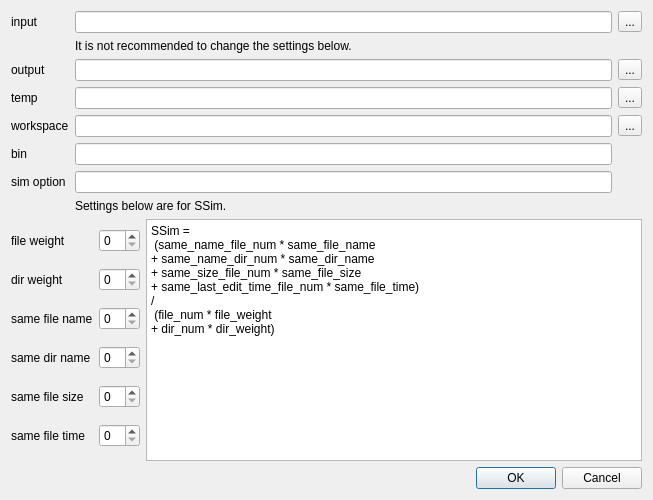
<?xml version="1.0" encoding="UTF-8"?>
<ui version="4.0">
 <class>NewDialog</class>
 <widget class="QDialog" name="NewDialog">
  <property name="geometry">
   <rect>
    <x>0</x>
    <y>0</y>
    <width>653</width>
    <height>500</height>
   </rect>
  </property>
  <property name="windowTitle">
   <string>Dialog</string>
  </property>
  <layout class="QGridLayout" name="gridLayout">
   <item row="0" column="0">
    <layout class="QGridLayout" name="gridLayout_1">
     <item row="6" column="0">
      <widget class="QLabel" name="simOptionLabel">
       <property name="text">
        <string>sim option</string>
       </property>
      </widget>
     </item>
     <item row="3" column="3">
      <widget class="QToolButton" name="tempToolButton">
       <property name="text">
        <string>...</string>
       </property>
      </widget>
     </item>
     <item row="6" column="2">
      <widget class="QLineEdit" name="simOptionLineEdit">
       <property name="text">
        <string/>
       </property>
       <property name="readOnly">
        <bool>true</bool>
       </property>
      </widget>
     </item>
     <item row="0" column="2">
      <widget class="QLineEdit" name="inputLineEdit">
       <property name="text">
        <string/>
       </property>
      </widget>
     </item>
     <item row="1" column="2">
      <widget class="QLabel" name="label_1">
       <property name="text">
        <string>It is not recommended to change the settings below.</string>
       </property>
      </widget>
     </item>
     <item row="0" column="0">
      <widget class="QLabel" name="inputLabel">
       <property name="text">
        <string>input</string>
       </property>
      </widget>
     </item>
     <item row="7" column="2">
      <widget class="QLabel" name="label_2">
       <property name="text">
        <string>Settings below are for SSim.</string>
       </property>
      </widget>
     </item>
     <item row="0" column="3">
      <widget class="QToolButton" name="inputToolButton">
       <property name="text">
        <string>...</string>
       </property>
      </widget>
     </item>
     <item row="4" column="3">
      <widget class="QToolButton" name="workspaceToolButton">
       <property name="text">
        <string>...</string>
       </property>
      </widget>
     </item>
     <item row="2" column="2">
      <widget class="QLineEdit" name="outputLineEdit">
       <property name="text">
        <string/>
       </property>
      </widget>
     </item>
     <item row="3" column="2">
      <widget class="QLineEdit" name="tempLineEdit">
       <property name="text">
        <string/>
       </property>
      </widget>
     </item>
     <item row="3" column="0">
      <widget class="QLabel" name="tempLabel">
       <property name="text">
        <string>temp</string>
       </property>
      </widget>
     </item>
     <item row="4" column="2">
      <widget class="QLineEdit" name="workspaceLineEdit">
       <property name="text">
        <string/>
       </property>
      </widget>
     </item>
     <item row="5" column="0">
      <widget class="QLabel" name="binLabel">
       <property name="text">
        <string>bin</string>
       </property>
      </widget>
     </item>
     <item row="4" column="0">
      <widget class="QLabel" name="workspaceLabel">
       <property name="text">
        <string>workspace</string>
       </property>
      </widget>
     </item>
     <item row="2" column="0">
      <widget class="QLabel" name="outputlLabel">
       <property name="text">
        <string>output</string>
       </property>
      </widget>
     </item>
     <item row="2" column="3">
      <widget class="QToolButton" name="outputToolButton">
       <property name="text">
        <string>...</string>
       </property>
      </widget>
     </item>
     <item row="5" column="2">
      <widget class="QLineEdit" name="binLineEdit">
       <property name="text">
        <string/>
       </property>
       <property name="readOnly">
        <bool>true</bool>
       </property>
      </widget>
     </item>
    </layout>
   </item>
   <item row="1" column="0">
    <layout class="QHBoxLayout" name="horizontalLayout">
     <item>
      <layout class="QGridLayout" name="gridLayout_2">
       <item row="2" column="0">
        <widget class="QLabel" name="dirWeightLabel">
         <property name="text">
          <string>dir weight</string>
         </property>
        </widget>
       </item>
       <item row="5" column="1">
        <widget class="QSpinBox" name="fileSizeSpinBox"/>
       </item>
       <item row="6" column="1">
        <widget class="QSpinBox" name="fileTimeSpinBox"/>
       </item>
       <item row="6" column="0">
        <widget class="QLabel" name="fileTimeLabel">
         <property name="text">
          <string>same file time</string>
         </property>
        </widget>
       </item>
       <item row="1" column="0">
        <widget class="QLabel" name="fileWeightLabel">
         <property name="text">
          <string>file weight</string>
         </property>
        </widget>
       </item>
       <item row="4" column="0">
        <widget class="QLabel" name="dirNamelabel">
         <property name="text">
          <string>same dir name</string>
         </property>
        </widget>
       </item>
       <item row="4" column="1">
        <widget class="QSpinBox" name="dirNameSpinBox"/>
       </item>
       <item row="1" column="1">
        <widget class="QSpinBox" name="fileWeightSpinBox"/>
       </item>
       <item row="5" column="0">
        <widget class="QLabel" name="fileSizeLabel">
         <property name="text">
          <string>same file size</string>
         </property>
        </widget>
       </item>
       <item row="3" column="0">
        <widget class="QLabel" name="fileNameLabel">
         <property name="text">
          <string>same file name</string>
         </property>
        </widget>
       </item>
       <item row="2" column="1">
        <widget class="QSpinBox" name="dirWeightSpinBox"/>
       </item>
       <item row="3" column="1">
        <widget class="QSpinBox" name="fileNmaeSpinBox"/>
       </item>
      </layout>
     </item>
     <item>
      <widget class="QTextBrowser" name="textBrowser">
       <property name="html">
        <string>&lt;!DOCTYPE HTML PUBLIC &quot;-//W3C//DTD HTML 4.0//EN&quot; &quot;http://www.w3.org/TR/REC-html40/strict.dtd&quot;&gt;
&lt;html&gt;&lt;head&gt;&lt;meta name=&quot;qrichtext&quot; content=&quot;1&quot; /&gt;&lt;style type=&quot;text/css&quot;&gt;
p, li { white-space: pre-wrap; }
&lt;/style&gt;&lt;/head&gt;&lt;body style=&quot; font-family:'SimSun'; font-size:9pt; font-weight:400; font-style:normal;&quot;&gt;
&lt;p style=&quot; margin-top:0px; margin-bottom:0px; margin-left:0px; margin-right:0px; -qt-block-indent:0; text-indent:0px;&quot;&gt;SSim =&lt;/p&gt;
&lt;p style=&quot; margin-top:0px; margin-bottom:0px; margin-left:0px; margin-right:0px; -qt-block-indent:0; text-indent:0px;&quot;&gt; (same_name_file_num * same_file_name&lt;/p&gt;
&lt;p style=&quot; margin-top:0px; margin-bottom:0px; margin-left:0px; margin-right:0px; -qt-block-indent:0; text-indent:0px;&quot;&gt;+ same_name_dir_num * same_dir_name&lt;/p&gt;
&lt;p style=&quot; margin-top:0px; margin-bottom:0px; margin-left:0px; margin-right:0px; -qt-block-indent:0; text-indent:0px;&quot;&gt;+ same_size_file_num * same_file_size&lt;/p&gt;
&lt;p style=&quot; margin-top:0px; margin-bottom:0px; margin-left:0px; margin-right:0px; -qt-block-indent:0; text-indent:0px;&quot;&gt;+ same_last_edit_time_file_num * same_file_time)&lt;/p&gt;
&lt;p style=&quot; margin-top:0px; margin-bottom:0px; margin-left:0px; margin-right:0px; -qt-block-indent:0; text-indent:0px;&quot;&gt;/&lt;/p&gt;
&lt;p style=&quot; margin-top:0px; margin-bottom:0px; margin-left:0px; margin-right:0px; -qt-block-indent:0; text-indent:0px;&quot;&gt; (file_num * file_weight&lt;/p&gt;
&lt;p style=&quot; margin-top:0px; margin-bottom:0px; margin-left:0px; margin-right:0px; -qt-block-indent:0; text-indent:0px;&quot;&gt;+ dir_num * dir_weight)&lt;/p&gt;&lt;/body&gt;&lt;/html&gt;</string>
       </property>
      </widget>
     </item>
    </layout>
   </item>
   <item row="2" column="0">
    <widget class="QDialogButtonBox" name="buttonBox">
     <property name="orientation">
      <enum>Qt::Horizontal</enum>
     </property>
     <property name="standardButtons">
      <set>QDialogButtonBox::Cancel|QDialogButtonBox::Ok</set>
     </property>
    </widget>
   </item>
  </layout>
 </widget>
 <resources/>
 <connections>
  <connection>
   <sender>buttonBox</sender>
   <signal>accepted()</signal>
   <receiver>NewDialog</receiver>
   <slot>accept()</slot>
   <hints>
    <hint type="sourcelabel">
     <x>248</x>
     <y>254</y>
    </hint>
    <hint type="destinationlabel">
     <x>157</x>
     <y>274</y>
    </hint>
   </hints>
  </connection>
  <connection>
   <sender>buttonBox</sender>
   <signal>rejected()</signal>
   <receiver>NewDialog</receiver>
   <slot>reject()</slot>
   <hints>
    <hint type="sourcelabel">
     <x>316</x>
     <y>260</y>
    </hint>
    <hint type="destinationlabel">
     <x>286</x>
     <y>274</y>
    </hint>
   </hints>
  </connection>
 </connections>
</ui>
